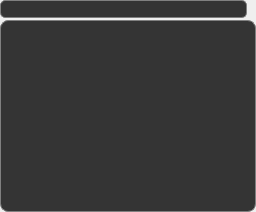
      <widget class="QWidget" name="widget" native="true">
       <property name="sizePolicy">
        <sizepolicy hsizetype="Preferred" vsizetype="Expanding">
         <horstretch>0</horstretch>
         <verstretch>0</verstretch>
        </sizepolicy>
       </property>
       <property name="minimumSize">
        <size>
         <width>0</width>
         <height>0</height>
        </size>
       </property>
       <property name="baseSize">
        <size>
         <width>0</width>
         <height>0</height>
        </size>
       </property>
       <layout class="QGridLayout" name="gridLayout">
        <property name="leftMargin">
         <number>0</number>
        </property>
        <property name="topMargin">
         <number>0</number>
        </property>
        <property name="rightMargin">
         <number>0</number>
        </property>
        <property name="bottomMargin">
         <number>0</number>
        </property>
        <property name="spacing">
         <number>2</number>
        </property>
        <item row="0" column="0">
         <widget class="QLineEdit" name="search_bar">
          <property name="toolTip">
           <string/>
          </property>
          <property name="statusTip">
           <string/>
          </property>
          <property name="styleSheet">
           <string notr="true">background-color: #343434;
color: rgb(255, 255, 255);
border: 1px solid gray;
border-radius: 5px;</string>
          </property>
         </widget>
        </item>
        <item row="0" column="1">
         <widget class="QLabel" name="search_label">
          <property name="sizePolicy">
           <sizepolicy hsizetype="Fixed" vsizetype="Fixed">
            <horstretch>0</horstretch>
            <verstretch>0</verstretch>
           </sizepolicy>
          </property>
          <property name="maximumSize">
           <size>
            <width>20</width>
            <height>20</height>
           </size>
          </property>
          <property name="baseSize">
           <size>
            <width>20</width>
            <height>20</height>
           </size>
          </property>
          <property name="text">
           <string/>
          </property>
          <property name="pixmap">
           <pixmap>icons_imgs/search_icon.png</pixmap>
          </property>
          <property name="scaledContents">
           <bool>true</bool>
          </property>
         </widget>
        </item>
        <item row="1" column="0" colspan="2">
         <widget class="QListWidget" name="result_list">
          <property name="sizePolicy">
           <sizepolicy hsizetype="Preferred" vsizetype="Expanding">
            <horstretch>0</horstretch>
            <verstretch>0</verstretch>
           </sizepolicy>
          </property>
          <property name="font">
           <font>
            <pointsize>9</pointsize>
            <weight>50</weight>
            <bold>false</bold>
           </font>
          </property>
          <property name="toolTip">
           <string/>
          </property>
          <property name="styleSheet">
           <string notr="true">QListWidget {
	background-color:rgb(52,52,52);
	color: rgb(255, 255, 255);
	border: 1px solid gray;
	border-radius: 8px;
}
</string>
          </property>
          <property name="verticalScrollBarPolicy">
           <enum>Qt::ScrollBarAsNeeded</enum>
          </property>
          <property name="horizontalScrollBarPolicy">
           <enum>Qt::ScrollBarAsNeeded</enum>
          </property>
          <property name="autoScrollMargin">
           <number>16</number>
          </property>
          <property name="showDropIndicator" stdset="0">
           <bool>false</bool>
          </property>
         </widget>
        </item>
       </layout>
      </widget>
